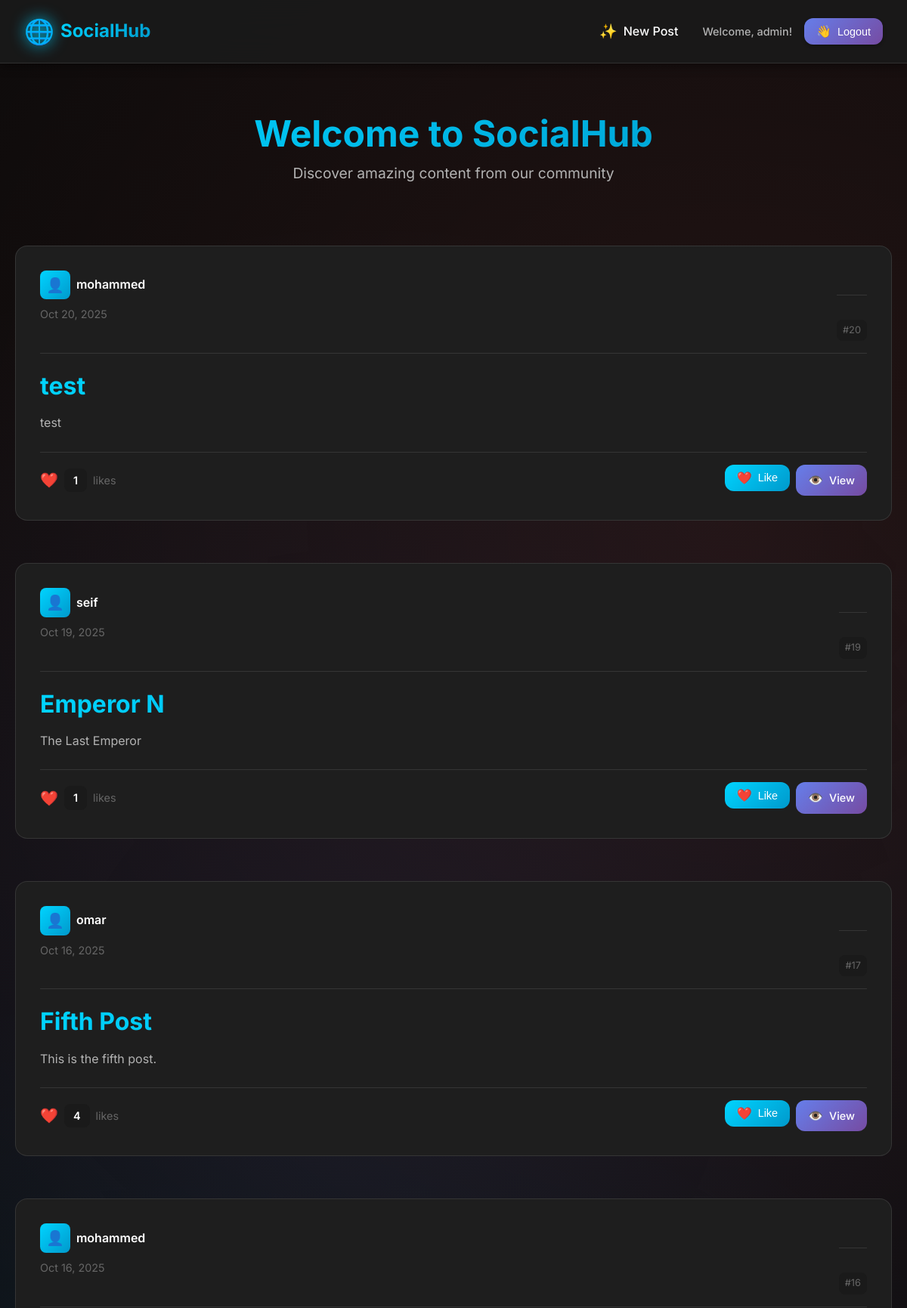
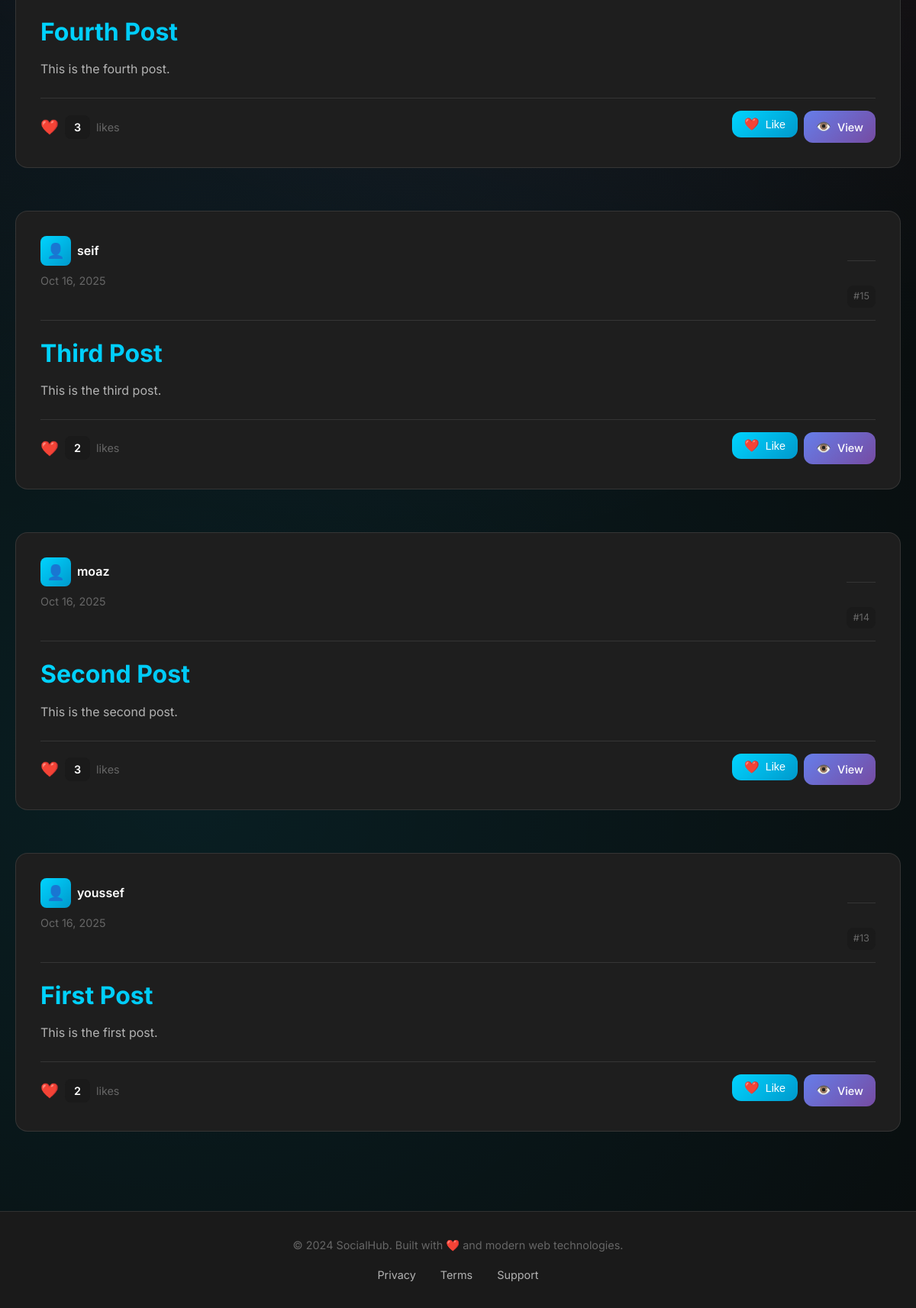
Page / (signed in) on the committed database (2 pictures, top to bottom).
### posts/models.py (models this page shows, shortened)
class Post(models.Model):
    title = models.CharField(max_length=75)
    body = models.TextField()
    date = models.DateTimeField(auto_now_add=True)
    banner = models.ImageField(blank=True)
    author = models.ForeignKey(User, on_delete=models.CASCADE, default=None)
    likes = models.ManyToManyField(User, related_name='liked_posts', blank=True)
    def total_likes(self):
        return self.likes.count()

### posts/views.py (the view)
# urls.py: path('', views.posts_list, name="list"),
def posts_list(request):
    posts = Post.objects.all().order_by('-date')
    return render(request, 'posts/posts_list.html', {'posts': posts})

### posts/templates/posts/posts_list.html (shortened to what this page needs)
{% extends 'layout.html' %}
{% block content %}
    <div class="page-header">
        <h1>Welcome to SocialHub</h1>
        <p class="page-subtitle">Discover amazing content from our community</p>
    </div>
    <section id="posts_section" class="posts-container">
        {% if posts %}
            {% for post in posts %}
                <article class="post" data-post-id="{{ post.id }}">
                    <div class="post-header">
                        <div class="post-meta">
                            <span class="post-author">
                                <span class="author-avatar">👤</span>
                                {{ post.author }}
                            </span>
                            <span class="post-date">{{ post.date|date:"M d, Y" }}</span>
                        </div>
                        <div class="post-actions">
                            <span class="post-id">#{{ post.id }}</span>
                        </div>
                    </div>
                    <div class="post-content">
                        <h2 class="post-title">
                            <a href="{% url 'posts:page' post.id %}">
                                {{ post.title }}
                            </a>
                        </h2>
                        <div class="post-body">
                            <p>{{ post.body|truncatewords:30 }}</p>
                        </div>
                    </div>
                    <div class="post-footer">
                        <div class="post-stats">
                            <div class="likes-container">
                                <span class="likes-icon">❤️</span>
                                <span class="likes-count">{{ post.total_likes }}</span>
                                <span class="likes-label">likes</span>
                            </div>
                        </div>
                        <div class="post-interactions">
                            {% if user.is_authenticated %}
                                <form action="{% url 'posts:like-post' post.id %}" method="POST" class="like-form">
                                    {% if user in post.likes.all %}
                                        <button type="submit" class="interaction-btn unlike-btn" title="Unlike this post">
                                            <span class="btn-icon">💔</span>
                                            <span class="btn-text">Unlike</span>
                                        </button>
                                    {% else %}
                                        <button type="submit" class="interaction-btn like-btn" title="Like this post">
                                            <span class="btn-icon">❤️</span>
                                            <span class="btn-text">Like</span>
                                        </button>
                                    {% endif %}
                                </form>
                                <a href="{% url 'posts:page' post.id %}" class="interaction-btn view-btn" title="View full post">
                                    <span class="btn-icon">👁️</span>
                                    <span class="btn-text">View</span>
                                </a>
                            {% else %}
                                <a href="{% url 'users:login' %}" class="interaction-btn login-prompt" title="Login to interact">
                                    <span class="btn-icon">🔐</span>
                                    <span class="btn-text">Login to interact</span>
                                </a>
                            {% endif %}
                        </div>
                    </div>
                </article>
            {% endfor %}
        {% endif %}
    </section>
{% endblock %}

### templates/layout.html (shortened to what this page needs)
<!DOCTYPE html>
{% load static %}
<html lang="en">
<head>
    <link rel="stylesheet" href="{% static 'css/style.css' %}">
</head>
<body>
    <nav>
        <div class="nav-brand">
            <a href="/" class="brand-link">
                <span class="brand-icon">🌐</span>
                <span class="brand-text">SocialHub</span>
            </a>
        </div>
        <div class="nav-links">
            {% if user.is_authenticated %}
                <a href="{% url 'posts:new-post' %}" class="nav-link">
                    <span class="nav-icon">✨</span>
                    <span class="nav-text">New Post</span>
                </a>
                <div class="user-menu">
                    <span class="user-greeting">Welcome, {{ user.username }}!</span>
                    <form class="logout" action="{% url 'users:logout' %}" method="post">
                        <button class="logout-button" aria-label="User Logout" title="User Logout">
                            <span class="logout-icon">👋</span>
                            <span class="logout-text">Logout</span>
                        </button>
                    </form>
                </div>
            {% endif %}
        </div>
    </nav>
    <main>
        {% block content %}
        {% endblock %}
    </main>
    <footer class="site-footer">
        <div class="footer-content">
            <p>&copy; 2024 SocialHub. Built with ❤️ and modern web technologies.</p>
            <div class="footer-links">
                <a href="#" class="footer-link">Privacy</a>
                <a href="#" class="footer-link">Terms</a>
                <a href="#" class="footer-link">Support</a>
            </div>
        </div>
    </footer>
</body>
</html>

### rows in the picture
Post: author "mohammed", date "Oct 20, 2025", id "20", title "test", body "test", total_likes "1", shows "Like"
Post: author "seif", date "Oct 19, 2025", id "19", title "Emperor N", body "The Last Emperor", total_likes "1", shows "Like"
Post: author "omar", date "Oct 16, 2025", id "17", title "Fifth Post", body "This is the fifth post.", total_likes "4", shows "Like"
Post: author "mohammed", date "Oct 16, 2025", id "16", title "Fourth Post", body "This is the fourth post.", total_likes "3", shows "Like"
Post: author "seif", date "Oct 16, 2025", id "15", title "Third Post", body "This is the third post.", total_likes "2", shows "Like"
Post: author "moaz", date "Oct 16, 2025", id "14", title "Second Post", body "This is the second post.", total_likes "3", shows "Like"
Post: author "youssef", date "Oct 16, 2025", id "13", title "First Post", body "This is the first post.", total_likes "2", shows "Like"

### other values in the picture
{{ user.username }} "admin"
